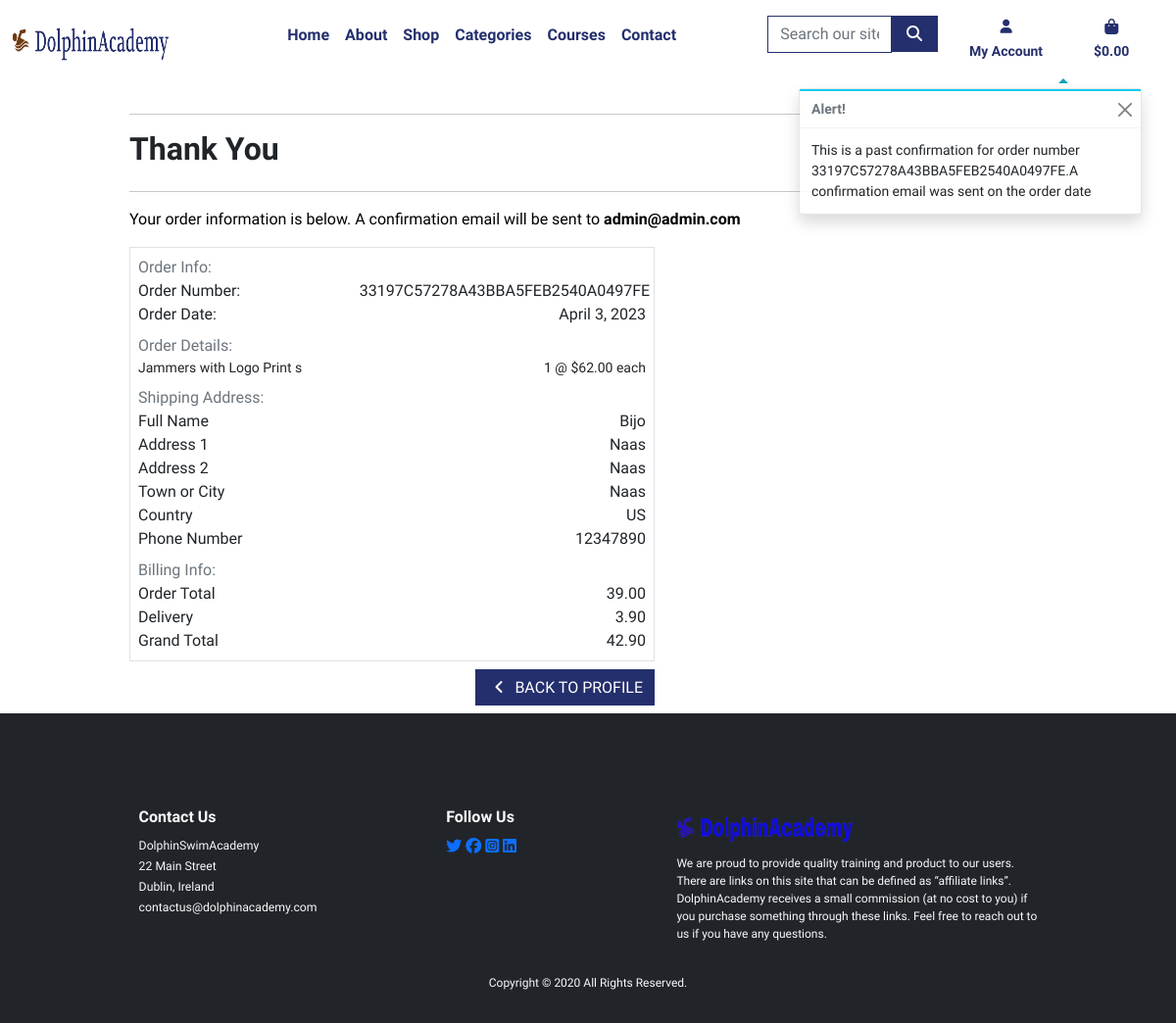
Screenshot of /profile/order_history/33197C57278A43BBA5FEB2540A0497FE with the database file from the repository.
### checkout/models.py (models this page shows, shortened)
class Order(models.Model):
    order_number = models.CharField(
        max_length=50,
        null=False,
        blank=False,
        editable=False
    )
    user_profile = models.ForeignKey(
        UserProfile,
        on_delete=models.SET_NULL,
        null=True,
        blank=True,
        related_name='orders'
    )
    full_name = models.CharField(
        max_length=50,
        null=False,
        blank=False
    )
    email = models.EmailField(
        max_length=254,
        null=False,
        blank=False
    )
    phone_number = models.CharField(
        max_length=20,
        null=False,
        blank=False
    )
    country = CountryField(
        blank_label='Country*',
        null=False,
        blank=False
    )
    postcode = models.CharField(
        max_length=20,
        null=True,
        blank=True
    )
    town_or_city = models.CharField(
        max_length=40,
        null=False,
        blank=False
    )
    street_address1 = models.CharField(
        max_length=80,
        null=False,
        blank=False
    )
    street_address2 = models.CharField(
        max_length=80,
        null=False,
        blank=False
    )
    county = models.CharField(
        max_length=40,
        null=True,
        blank=True
    )
    date = models.DateField(
        auto_now_add=True
    )
    delivery_cost = models.DecimalField(
        max_digits=6,
        decimal_places=2,
        null=False,
        default=0
    )
    order_total = models.DecimalField(
        max_digits=10,
        decimal_places=2,
        null=False,
        default=0
    )
    grand_total = models.DecimalField(
        max_digits=6,
        decimal_places=2,
        null=False,
        default=0
    )
    stripe_pid = models.CharField(
        max_length=254,
        null=False,
        blank=False,
        default=''
    )
    original_bag = models.TextField(
        blank=False,
        null=False,
        default=''
    )

class OrderLineItem(models.Model):
    order = models.ForeignKey(
        Order,
        on_delete=models.CASCADE,
        blank=False,
        null=False,
        related_name='lineItems'
    )
    product = models.ForeignKey(
        Product,
        on_delete=models.CASCADE,
        blank=False,
        null=False
    )
    quantity = models.IntegerField(
        blank=False,
        null=False,
        default=0
    )
    product_size = models.CharField(
        max_length=4,
        blank=True,
        null=True
    )
    lineItem_total = models.DecimalField(
        max_digits=6,
        decimal_places=2,
        blank=False,
        null=False,
        editable=False
    )

### products/models.py (models this page shows, shortened)
class Product(models.Model):
    class Meta:
        verbose_name = 'Product'
        verbose_name_plural = 'Products'
    name = models.CharField(
        max_length=254,
        unique=True
    )
    description = models.TextField(
        max_length=1256,
        blank=True,
        null=True
    )
    category = models.ManyToManyField(
        Category
    )
    image = models.ImageField(
        upload_to='products/',
        null=True,
        blank=True
    )
    rating = models.DecimalField(
        max_digits=6,
        decimal_places=2,
        null=True,
        blank=True
    )
    size = models.ManyToManyField(
        Size,
        max_length=254,
        through='Inventory',
        null=True,
        blank=True,
        related_name='products'
    )
    is_active = models.BooleanField(
        default=False
    )
    price = models.DecimalField(
        max_digits=5,
        decimal_places=2
    )
    slug = models.SlugField(
        blank=True,
        null=True
    )
    def get_categories(self):
        """
        Returns the product categories list
        Args:
            self (object): self.
        Returns:
            product categories list
        """
        return "\n".join([cat.name for cat in self.category.all()])
    get_categories.short_description = "Categories"
    def get_product_size(self):
        """
        Returns the product size list
        Args:
            self (object): self.
        Returns:
            product size list
        """
        return "\n".join([size.name for size in self.size.all()])
    get_product_size.short_description = "size"

### profiles/views.py (the view)
def order_history(request, order_number):
    order = get_object_or_404(Order, order_number=order_number)
    messages.info(request, (
        f'This is a past confirmation for order number {order_number}.'
        'A confirmation email was sent on the order date'
        )
    )
    template = 'checkout/checkout_success.html'
    context = {
        'order': order,
        'from_profile_page': True
    }
    return render(request, template, context=context)

### bag/contexts.py (called while the page is built, shortened)
def bag_contents(request):
    bag_items = []
    total = 0
    product_count = 0
    bag = request.session.get('bag', {})
    if total < settings.FREE_DELIVERY_THRESHOLD:
        delivery = round(total * Decimal(settings.STANDARD_DELIVERY_PERCENTAGE / 100), 2)
        free_delivery_delta = settings.FREE_DELIVERY_THRESHOLD - total
    else:
        delivery = 0
        free_delivery_delta = 0
    grand_total = total + delivery
    context = {
        'total': total,
        'grand_total': grand_total,
        'delivery': delivery,
        'free_delivery_delta': free_delivery_delta,
        'bag_items': bag_items,
        'free_delivery_threshold': settings.FREE_DELIVERY_THRESHOLD,
        'product_count': product_count
    }
    return context

### checkout/templates/checkout/checkout_success.html (shortened to what this page needs)
{% extends 'base.html' %}
{% load static %}
{% block extra_css %}
    <link rel="stylesheet" href="{% static 'checkout/css/checkout.css' %}">
{% endblock %}
{% block page_header %}
    <div class="container header-container">
    </div>
{% endblock %}
{% block content %}
    <div class="container">
        <div class="row">
            <div class="col">
                <hr>
                <h2 class="logo-font mb-4">Thank You</h2>
                <hr>
                <p class="text-black">
                    Your order information is below. A confirmation email will be sent to <strong>{{order.email}}</strong>
                </p>
            </div>
        </div>
        <div class="row">
           <div class="col-12 col-lg-7">
                <div class="order-confirmation-wrapper p-2 border">
                    <div class="row">
                        <div class="col">
                            <p class="text-muted mb-0">Order Info:</p>
                        </div>
                    </div>
                    <div class="row">
                        <div class="col-12 col-md-5">
                            <p class="mb-0">Order Number:</p>
                        </div>
                        <div class="col-12 col-md-7 text-md-end">
                            <p class="mb-0">{{order.order_number}}</p>
                        </div>
                    </div>
                    <div class="row">
                        <div class="col-12 col-md-5">
                            <p class="mb-0">Order Date:</p>
                        </div>
                        <div class="col-12 col-md-7 text-md-end">
                            <p class="mb-0">{{order.date}}</p>
                        </div>
                    </div>
                    <div class="row">
                        <div class="col">
                            <p class="text-muted mt-2 mb-0 ">Order Details:</p>
                        </div>
                    </div>
                    {% for item in order.lineItems.all %}
                        <div class="row">
                            <div class="col-12 col-md-5">
                                <p class="mb-0 small">{{item.product.name}}{% if item.product_size %} {{item.product_size}} {% endif %}</p>
                            </div>
                            <div class="col-12 col-md-7 text-md-end">
                                <p class="mb-0 small">{{item.quantity}} @ ${{item.product.price}} each</p>
                            </div>
                        </div>
                    {% endfor %}
                    <div class="row">
                        <div class="col">
                            <p class="text-muted mt-2 mb-0 ">Shipping Address:</p>
                        </div>
                    </div>
                    <div class="row">
                        <div class="col-12 col-md-5">
                            <p class="mb-0">Full Name</p>
                        </div>
                        <div class="col-12 col-md-7 text-md-end">
                            <p class="mb-0">{{order.full_name}}</p>
                        </div>
                    </div>
                    <div class="row">
                        <div class="col-12 col-md-5">
                            <p class="mb-0">Address 1</p>
                        </div>
                        <div class="col-12 col-md-7 text-md-end">
                            <p class="mb-0">{{order.street_address1}}</p>
                        </div>
                    </div>
                    <div class="row">
                        <div class="col-12 col-md-5">
                            <p class="mb-0">Address 2</p>
                        </div>
                        <div class="col-12 col-md-7 text-md-end">
                            <p class="mb-0">{{order.street_address2}}</p>
                        </div>
                    </div>
                    <div class="row">
                        <div class="col-12 col-md-5">
                            <p class="mb-0">Town or City</p>
                        </div>
                        <div class="col-12 col-md-7 text-md-end">
                            <p class="mb-0">{{order.town_or_city}}</p>
                        </div>
                    </div>
                    <div class="row">
                        <div class="col-12 col-md-5">
                            <p class="mb-0">Country</p>
                        </div>
                        <div class="col-12 col-md-7 text-md-end">
                            <p class="mb-0">{{order.country}}</p>
                        </div>
                    </div>
                    <div class="row">
                        <div class="col-12 col-md-5">
                            <p class="mb-0">Phone Number</p>
                        </div>
                        <div class="col-12 col-md-7 text-md-end">
                            <p class="mb-0">{{order.phone_number}}</p>
                        </div>
                    </div>
                    <div class="row">
                        <div class="col">
                            <p class="text-muted mt-2 mb-0 ">Billing Info:</p>
                        </div>
                    </div>
                    <div class="row">
                        <div class="col-12 col-md-5">
                            <p class="mb-0">Order Total</p>
                        </div>
                        <div class="col-12 col-md-7 text-md-end">
                            <p class="mb-0">{{order.order_total}}</p>
                        </div>
                    </div>
                    <div class="row">
                        <div class="col-12 col-md-5">
                            <p class="mb-0">Delivery</p>
                        </div>
                        <div class="col-12 col-md-7 text-md-end">
                            <p class="mb-0">{{order.delivery_cost}}</p>
                        </div>
                    </div>
                    <div class="row">
                        <div class="col-12 col-md-5">
                            <p class="mb-0">Grand Total</p>
                        </div>
                        <div class="col-12 col-md-7 text-md-end">
                            <p class="mb-0">{{order.grand_total}}</p>
                        </div>
                    </div>
                </div>
           </div>
        </div>
        <div class="row">
            <div class="col-12 col-lg-7 text-end">
                {% if from_profile_page %}
                    <a href="{% url 'user_profile' %}" class="btn btn-ocean-blue rounded-0 my-2">
                        <span class="icon mr-2">
                            <i class="fas fa-angle-left"></i>
                        </span>
                        <span class="text-uppercase">Back To Profile</span>
                    </a>
                {% endif %}
            </div>
        </div>
    </div>
{% endblock %}

### static/css/base.css (style rules this page uses)
:root { --body-font:'Urbanist', sans-serif; --body-weight: 400; --heading-weight: 600; --heading-font: 'Urbanist', sans-serif; --nav-color:#1FD6FF; --light-blue:#5065A8; --light-ocean-blue:rgba(36,47,109,0.8); --ocean-blue:#242f6d; --nav-font-weight:800; --text-color:#0000; --button-brown-color:#663103; --button-brown-hover-color:#663103b4; --theme-1:#015E73; --theme-2:#BF5C04; --theme-3:#049DBF; }
html { height: 100%; }
body { height:100%; display:flex; flex-direction:column; padding: 0; margin:0; font-family: var(--body-font); font-weight: var(--body-weight); }
h1, h2, h3, h4, h5, h6 { font-weight: var(--heading-weight); }
.text-uppercase { text-transform: uppercase; }
.text-black { color: #0000; }
.border { border: 1px solid white }
.icon { align-items: center; display: inline-flex; justify-content: center; height: 1.5rem; width: 1.5rem; }
.btn-ocean-blue { background-color: var(--ocean-blue); color: white; border:var(--ocean-blue); }
.header-container { padding-top: 100px; }
@media (min-width: 1200px) { .container { max-width: 80%; } }

### rows the page displays
Order: email "admin@admin.com", order_number "33197C57278A43BBA5FEB2540A0497FE", date "April 3, 2023", full_name "Bijo", street_address1 "Naas", street_address2 "Naas", town_or_city "Naas", country "US", phone_number "12347890", order_total "39.00", delivery_cost "3.90", grand_total "42.90"
OrderLineItem: product.name "Jammers with Logo Print", product_size "s", quantity "1", product.price "62.00"

### other values shown
{{ message }} "This is a past confirmation for order number 33197C57278A43BBA5FEB2540A0497FE.A confirmation email was sent on the order date"
